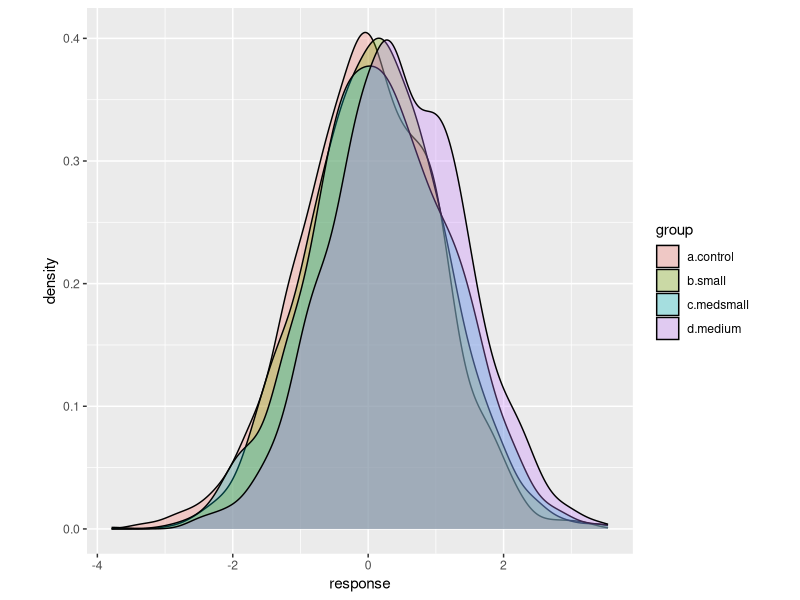
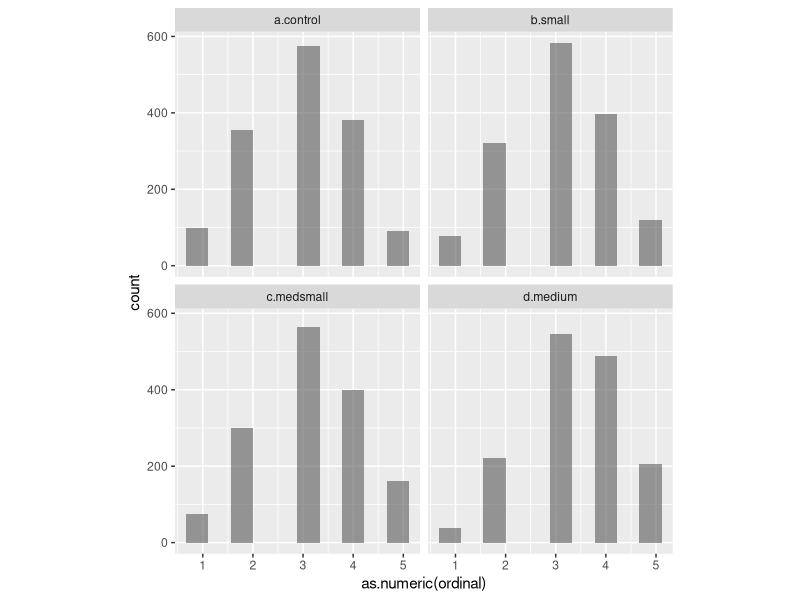

Write the R code that produced these figures, in order. (Note: this script raises an error after producing the figures.)
## ---- chunk 1
memory.limit(100000)
## ---- chunk 2

# tidyverse simply used for data wrangling and plotting
library(tidyverse)

## ---- chunk 3
four.group.datamaker <- function(sim = 1, a = 0, b = .1, c = .2, d = .4, pop=1500) {

  # first a tibble (data frame) with 1500 ppts, with the different groups showing
  # effect sizes in Cohen's d of .1, .2, and .4
  four.groups <- tibble(a.control = rnorm(pop, a, 1),
                        b.small = rnorm(pop, b, 1),
                        c.medsmall = rnorm(pop, c, 1),
                        d.medium = rnorm(pop, d, 1),
                        sample.size = 1:pop) %>%

    # turn the data into long form
    pivot_longer(cols = 'a.control':'d.medium', names_to = 'group', values_to = 'response') %>%

    # put cutpoints in the data to make it more similar to the ordinal responses we would get
    mutate(ordinal = case_when(response < -1.5 ~ 1,
                               response < -.5 ~ 2,
                               response < .5 ~ 3,
                               response < 1.5 ~ 4,
                               response >= 1.5 ~ 5),

           # for the purposes of this demo we will not analyse it as ordinal as it takes longer
           # to run the regressions, but if you did so you would also want to make the response
           # a factor
           ordinal = as.factor(ordinal),
           sim = sim)

  return(four.groups)

}

# test that the function works to make one data set before making many!
test.data <- four.group.datamaker()

ggplot(data = test.data) +
  geom_density(aes(x = response, fill = group), alpha = .3) +
  theme(
    aspect.ratio = 1
  )

ggplot(data = test.data) +
  geom_histogram(aes(x = as.numeric(ordinal)), alpha = .6,
                 position = position_dodge(), bins = 10) +
  facet_wrap(~group) +
  theme(
    aspect.ratio = 1
  )

## ---- chunk 4
library(furrr)

plan(multisession)
options <- furrr_options(seed = 48238)
## ---- chunk 5

# we will pass N = 500 simulations to the map function
nsims <- 1:500

# the map function will run our data-making function over 1000 simulations
sim.data <- future_map_dfr(.x = nsims, .f = four.group.datamaker,
                           a = 0, b = .1, c = .2, d = .4, .options = options)

# split the simulated data into the separate simulations
sim.data <- sim.data %>% group_by(sim) %>% group_split()

## ---- chunk 6
head(sim.data[[1]])
## ---- chunk 7

linear.reg.maker <- function(data, breaks, group = "group") {

  # this function cuts the data set it is given into different sample sizes
  cut.samples <- function(break.point, data) {
    cut.data <- filter(data, sample.size <= break.point)
    cut.data <- mutate(cut.data,
                       sample.size = break.point)
    return(cut.data)
  }

  data.cuts <- map_dfr(.x = breaks, .f = cut.samples, data = data)

  # the data is split according to the sample size
  # to feed to the regression model
  data.cuts <- data.cuts %>% group_by(sample.size) %>% group_split()

  # this function runs the regression
  run.reg <- function(data) {

    four.group.form <- as.numeric(ordinal) ~ 1 + {{group}}

    four.group.reg <-
      lm(formula = four.group.form,
           data = data)

    # we extract confidence intervals for the parameters of interest
    ci99 <- confint(four.group.reg, level = .99)
    ci95 <- confint(four.group.reg, level = .95)

    # we create an output to show the confidence intervals around the effects
    # and some additional inference info, e.g., 'nonzero' indicates whether
    # the lower bound of the CI excludes 0 or not.
    # 'width' indicates the width of the confidence interval,
    # for assessment of precision
    output <- tibble(group = c('small', 'medsmall', 'medium',
                               'small', 'medsmall', 'medium'),
                     interval = c(.99, .99, .99, .95, .95, .95),
                     lower = c(ci99[[2,1]], ci99[[3,1]], ci99[[4,1]],
                               ci95[[2,1]], ci95[[3,1]], ci95[[4,1]]),
                     upper = c(ci99[[2,2]], ci99[[3,2]], ci99[[4,2]],
                               ci95[[2,2]], ci95[[3,2]], ci95[[4,2]])) %>%
      mutate('nonzero' = case_when(lower > 0 ~ 1,
                                   TRUE ~ 0),
             'width' = abs(upper - lower),
             'sim' = data[[1, 'sim']],
             'cell.size' = nrow(data)/4)

    return(output)
  }

  # run the regression function over the different sample sizes
  output <- map_df(.x = data.cuts, .f = run.reg)

  return(output)
}


## ---- chunk 8

t1 <- Sys.time()
linreg.output <- future_map_dfr(.x = sim.data,
                                .f = linear.reg.maker,
                                breaks = seq(from = 150, to = 1500, by = 150))
t2 <- Sys.time()
t2 - t1

## ---- chunk 9

# group the data according to group, confidence interval, and size per group
four.group.lin.summary <- linreg.output %>% 
  group_by(group, interval, cell.size) %>%
  # summarise the amount of times we get a CI greater than 0
  summarise(.groups = 'keep',
            'ci above 0 vs. control' = sum(nonzero)/5)  %>%
  # change some factors for plotting
  mutate(interval = factor(interval, levels = c('0.95', '0.99'),
                           labels = c('95% CI', '99% CI')),
         'Effect size' = factor(group, levels = c('small', 'medsmall', 'medium'),
                                labels = c('Very small (.1)', 'Small (.2)', 'Medium (.4)')))

four.group.lin.summary
## ---- chunk 10
 power_curve_theme <- theme(
    aspect.ratio = 1,
    panel.grid.major = element_line(colour = "white", size = 0.33),
    panel.grid.minor = element_line(colour = "white", size = 0.2),
    panel.background = element_rect(fill = "grey96"),
    axis.line = element_line(color = 'black', size = 0.375),
    axis.ticks = element_line(color = 'black', size = 0.5),
    text = element_text(color = 'black', family = 'Gill Sans MT', size = 9),
    axis.text = element_text(color = 'black', family = 'Gill Sans MT', size = 7),
    strip.background = element_blank()
  )


(
power_curve <-  four.group.lin.summary %>%
ggplot() +
  scale_x_continuous(limits = c(100, 1550), breaks = seq(from = 150, to = 1500, by = 150)) +
  scale_y_continuous(limits = c(0, 100), breaks = seq(from = 0, to = 100, by = 20)) +
  geom_hline(aes(yintercept = 80), linetype = 'dashed', size = .33, alpha = .25) +
  geom_hline(aes(yintercept = 90), linetype = 'dashed', size = .33, alpha = .25) +
  geom_path(aes(x = cell.size, y = `ci above 0 vs. control`, color = `Effect size`,
                group = `Effect size`), size = .66) +
  geom_point(aes(x = cell.size, y = `ci above 0 vs. control`, color = `Effect size`),
             size = 1.5) +
  labs(y = 'Power to detect a non-zero effect',
       x = 'Number of participants per condition (control group not included)') +
  scale_color_manual(values = c('#c10d0d', '#7dc3c2', '#dcc55b')) +
  power_curve_theme
)
